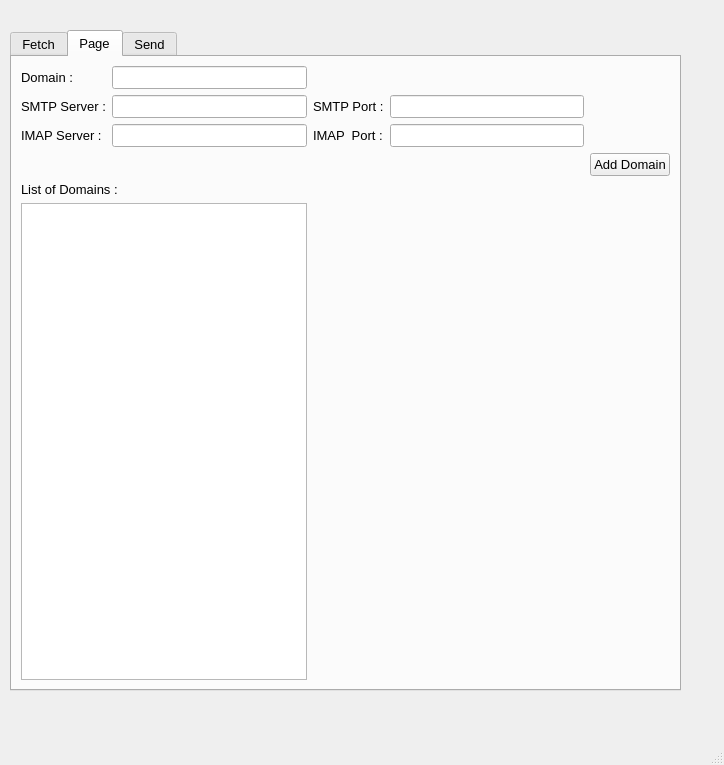
<?xml version="1.0" encoding="UTF-8"?>
<ui version="4.0">
 <class>MainWindow</class>
 <widget class="QMainWindow" name="MainWindow">
  <property name="geometry">
   <rect>
    <x>0</x>
    <y>0</y>
    <width>724</width>
    <height>765</height>
   </rect>
  </property>
  <property name="windowTitle">
   <string>MainWindow</string>
  </property>
  <widget class="QWidget" name="centralwidget">
   <widget class="QTabWidget" name="tabWidget">
    <property name="geometry">
     <rect>
      <x>10</x>
      <y>30</y>
      <width>671</width>
      <height>661</height>
     </rect>
    </property>
    <property name="font">
     <font>
      <pointsize>10</pointsize>
     </font>
    </property>
    <property name="currentIndex">
     <number>1</number>
    </property>
    <widget class="QWidget" name="fetch">
     <attribute name="title">
      <string>Fetch</string>
     </attribute>
     <layout class="QGridLayout" name="gridLayout_2">
      <item row="0" column="0">
       <widget class="QLabel" name="label_email">
        <property name="text">
         <string>E-mail Address :</string>
        </property>
       </widget>
      </item>
      <item row="0" column="1">
       <widget class="QLineEdit" name="emailField">
        <property name="text">
         <string>aymane--13@outlook.com</string>
        </property>
       </widget>
      </item>
      <item row="1" column="0">
       <widget class="QLabel" name="label_pwd">
        <property name="text">
         <string>Password :</string>
        </property>
       </widget>
      </item>
      <item row="1" column="1">
       <widget class="QLineEdit" name="pwdField">
        <property name="text">
         <string>aout131995</string>
        </property>
        <property name="echoMode">
         <enum>QLineEdit::Password</enum>
        </property>
       </widget>
      </item>
      <item row="1" column="2">
       <widget class="QPushButton" name="loginButton">
        <property name="font">
         <font>
          <pointsize>12</pointsize>
         </font>
        </property>
        <property name="text">
         <string>Login</string>
        </property>
       </widget>
      </item>
      <item row="2" column="0">
       <widget class="QComboBox" name="comboBox">
        <property name="font">
         <font>
          <pointsize>12</pointsize>
         </font>
        </property>
        <item>
         <property name="text">
          <string>Inbox</string>
         </property>
        </item>
        <item>
         <property name="text">
          <string>Sent</string>
         </property>
        </item>
       </widget>
      </item>
      <item row="2" column="2">
       <widget class="QPushButton" name="fetchButton">
        <property name="enabled">
         <bool>false</bool>
        </property>
        <property name="font">
         <font>
          <pointsize>12</pointsize>
         </font>
        </property>
        <property name="text">
         <string>Fetch your Mail</string>
        </property>
       </widget>
      </item>
      <item row="3" column="0" colspan="3">
       <widget class="QTextEdit" name="fetchField">
        <property name="enabled">
         <bool>false</bool>
        </property>
       </widget>
      </item>
     </layout>
    </widget>
    <widget class="QWidget" name="Config">
     <attribute name="title">
      <string>Page</string>
     </attribute>
     <layout class="QGridLayout" name="gridLayout">
      <item row="0" column="0">
       <widget class="QLabel" name="label_3">
        <property name="font">
         <font>
          <pointsize>10</pointsize>
         </font>
        </property>
        <property name="text">
         <string>Domain :</string>
        </property>
       </widget>
      </item>
      <item row="0" column="1">
       <widget class="QLineEdit" name="domainEdit">
        <property name="font">
         <font>
          <pointsize>10</pointsize>
         </font>
        </property>
       </widget>
      </item>
      <item row="1" column="0">
       <widget class="QLabel" name="label_server">
        <property name="font">
         <font>
          <pointsize>10</pointsize>
         </font>
        </property>
        <property name="text">
         <string>SMTP Server :</string>
        </property>
       </widget>
      </item>
      <item row="1" column="1">
       <widget class="QLineEdit" name="smtpField">
        <property name="font">
         <font>
          <pointsize>10</pointsize>
         </font>
        </property>
        <property name="text">
         <string/>
        </property>
       </widget>
      </item>
      <item row="1" column="2">
       <widget class="QLabel" name="label_port">
        <property name="font">
         <font>
          <pointsize>10</pointsize>
         </font>
        </property>
        <property name="text">
         <string>SMTP Port :</string>
        </property>
       </widget>
      </item>
      <item row="1" column="3">
       <widget class="QLineEdit" name="smtp_portField">
        <property name="font">
         <font>
          <pointsize>10</pointsize>
         </font>
        </property>
        <property name="text">
         <string/>
        </property>
        <property name="echoMode">
         <enum>QLineEdit::Normal</enum>
        </property>
       </widget>
      </item>
      <item row="2" column="0">
       <widget class="QLabel" name="label_imap">
        <property name="font">
         <font>
          <pointsize>10</pointsize>
         </font>
        </property>
        <property name="text">
         <string>IMAP Server :</string>
        </property>
       </widget>
      </item>
      <item row="2" column="1">
       <widget class="QLineEdit" name="imapField">
        <property name="enabled">
         <bool>true</bool>
        </property>
        <property name="font">
         <font>
          <pointsize>10</pointsize>
         </font>
        </property>
        <property name="text">
         <string/>
        </property>
       </widget>
      </item>
      <item row="2" column="2">
       <widget class="QLabel" name="label_port_2">
        <property name="font">
         <font>
          <pointsize>10</pointsize>
         </font>
        </property>
        <property name="text">
         <string>IMAP  Port :</string>
        </property>
       </widget>
      </item>
      <item row="2" column="3">
       <widget class="QLineEdit" name="imap_portField">
        <property name="font">
         <font>
          <pointsize>10</pointsize>
         </font>
        </property>
        <property name="text">
         <string/>
        </property>
        <property name="echoMode">
         <enum>QLineEdit::Normal</enum>
        </property>
       </widget>
      </item>
      <item row="3" column="4">
       <widget class="QPushButton" name="addButton">
        <property name="text">
         <string>Add Domain</string>
        </property>
       </widget>
      </item>
      <item row="4" column="0" colspan="2">
       <widget class="QLabel" name="label_4">
        <property name="text">
         <string>List of Domains :</string>
        </property>
       </widget>
      </item>
      <item row="5" column="0" colspan="2">
       <widget class="QPlainTextEdit" name="plainTextEdit"/>
      </item>
     </layout>
    </widget>
    <widget class="QWidget" name="Send">
     <attribute name="title">
      <string>Send</string>
     </attribute>
     <widget class="QTextEdit" name="textField">
      <property name="enabled">
       <bool>false</bool>
      </property>
      <property name="geometry">
       <rect>
        <x>60</x>
        <y>100</y>
        <width>551</width>
        <height>341</height>
       </rect>
      </property>
     </widget>
     <widget class="QLineEdit" name="toField">
      <property name="enabled">
       <bool>false</bool>
      </property>
      <property name="geometry">
       <rect>
        <x>120</x>
        <y>10</y>
        <width>501</width>
        <height>20</height>
       </rect>
      </property>
     </widget>
     <widget class="QPushButton" name="attachButton">
      <property name="enabled">
       <bool>false</bool>
      </property>
      <property name="geometry">
       <rect>
        <x>490</x>
        <y>40</y>
        <width>131</width>
        <height>23</height>
       </rect>
      </property>
      <property name="text">
       <string>Add Attachement</string>
      </property>
     </widget>
     <widget class="QLabel" name="label">
      <property name="geometry">
       <rect>
        <x>60</x>
        <y>70</y>
        <width>47</width>
        <height>13</height>
       </rect>
      </property>
      <property name="text">
       <string>Mail Text</string>
      </property>
     </widget>
     <widget class="QLabel" name="label_server_2">
      <property name="geometry">
       <rect>
        <x>60</x>
        <y>10</y>
        <width>71</width>
        <height>16</height>
       </rect>
      </property>
      <property name="text">
       <string>To</string>
      </property>
     </widget>
     <widget class="QLineEdit" name="subjectField">
      <property name="enabled">
       <bool>false</bool>
      </property>
      <property name="geometry">
       <rect>
        <x>120</x>
        <y>40</y>
        <width>361</width>
        <height>20</height>
       </rect>
      </property>
     </widget>
     <widget class="QLabel" name="label_server_3">
      <property name="geometry">
       <rect>
        <x>60</x>
        <y>40</y>
        <width>71</width>
        <height>16</height>
       </rect>
      </property>
      <property name="text">
       <string>Subject</string>
      </property>
     </widget>
     <widget class="QPushButton" name="sendButton">
      <property name="enabled">
       <bool>false</bool>
      </property>
      <property name="geometry">
       <rect>
        <x>50</x>
        <y>460</y>
        <width>561</width>
        <height>61</height>
       </rect>
      </property>
      <property name="text">
       <string>Send</string>
      </property>
     </widget>
     <widget class="QLabel" name="label_2">
      <property name="geometry">
       <rect>
        <x>60</x>
        <y>410</y>
        <width>561</width>
        <height>31</height>
       </rect>
      </property>
      <property name="text">
       <string>Attachments :</string>
      </property>
      <property name="wordWrap">
       <bool>true</bool>
      </property>
     </widget>
    </widget>
   </widget>
  </widget>
  <widget class="QStatusBar" name="statusbar"/>
 </widget>
 <resources/>
 <connections/>
</ui>
